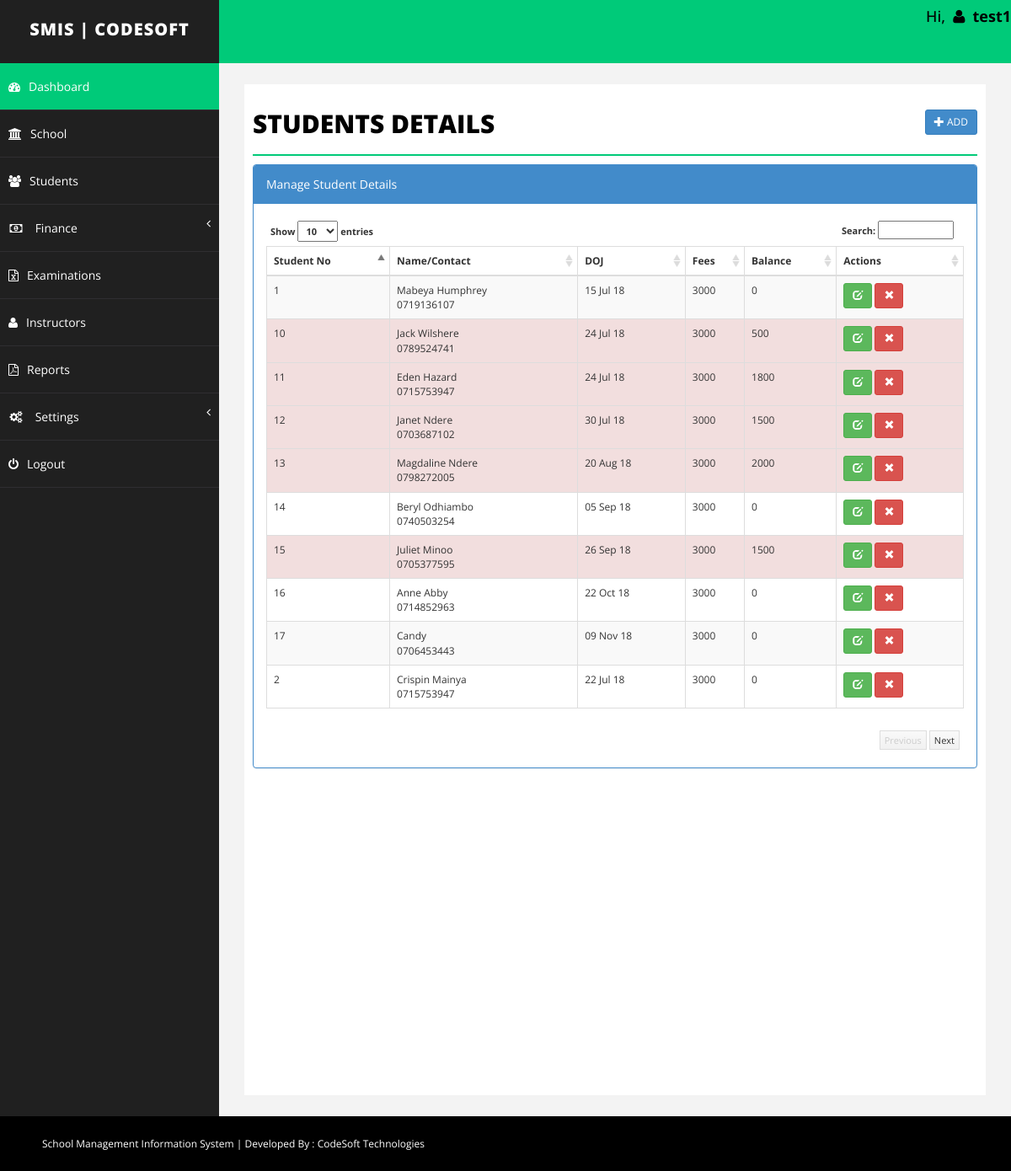
The page /Students/student.php (signed in) on the database its author committed.
### tables this page shows
CREATE TABLE `student` (
  `id` int(255) NOT NULL,
  `emailid` varchar(255) NOT NULL,
  `sname` varchar(255) NOT NULL,
  `joindate` datetime NOT NULL,
  `about` text NOT NULL,
  `contact` varchar(255) NOT NULL,
  `fees` int(255) NOT NULL,
  `branch` varchar(255) NOT NULL,
  `balance` int(255) NOT NULL,
  `delete_status` enum('0','1') NOT NULL DEFAULT '0'
);

### Students/student.php (the view, shortened to what this page needs)
<?php
	include("../Include/dbconnect.php");
	$id="";
	$emailid='';
	$sname='';
	$joindate = '';
	$remark='';
	$contact='';
	$balance = 0;
	$fees='';
	$about = '';
	$branch='';
	$action = "add";
?>
<!DOCTYPE html>
<html xmlns="http://www.w3.org/1999/xhtml">
<head>
	<?php include("../Include/links.php"); ?>
</head>
<?php
	include("../Include/header.php");
?>
        <div id="page-wrapper">
            <div id="page-inner">
                <div class="row">
                    <div class="col-md-12">
                        <h1 class="page-head-line">Students Details
							<?php
								echo (isset($_GET['action']) && @$_GET['action']=="add" || @$_GET['action']=="edit")?
								' <a href="student.php" class="btn btn-primary btn-sm pull-right">Back <i class="glyphicon glyphicon-arrow-right"></i></a>':'<a href="student.php?action=add" class="btn btn-primary btn-sm pull-right"><i class="glyphicon glyphicon-plus"></i> Add </a>';
							?>
						</h1>
                    </div>
                </div>
				<?php
				if(isset($_GET['action']) && @$_GET['action']=="add" || @$_GET['action']=="edit")
				{
				?>
				<script type="text/javascript" src="../../js/validation/jquery.validate.min.js"></script>
                	<div class="row">
						<div class="col-sm-10 col-sm-offset-1">
               				<div class="panel panel-primary">
								<div class="panel-heading">
									<?php echo ($action=="add")? "Add Student": "Edit Student"; ?>
								</div>
								<form action="student.php" method="post" id="signupForm1" class="form-horizontal">
                        		<div class="panel-body">
									<fieldset class="scheduler-border" >
						 				<legend  class="scheduler-border">Personal Information:</legend>
											<div class="form-group">
												<label class="col-sm-2 control-label" for="Old">Name* </label>
												<div class="col-sm-10">
													<input type="text" class="form-control" id="sname" name="sname" value="<?php echo $sname;?>"  />
												</div>
											</div>
											<div class="form-group">
													<label class="col-sm-2 control-label" for="Old">Contact* </label>
													<div class="col-sm-10">
														<input type="text" class="form-control" id="contact" name="contact" value="<?php echo $contact;?>" maxlength="10" />
													</div>
											</div>
											<div class="form-group">
												<label class="col-sm-2 control-label" for="Old">Branch* </label>
												<div class="col-sm-10">
													<select  class="form-control" id="branch" name="branch" >
														<option value="" >Select Branch</option>
														<?php
															$sql = "select * from branch where delete_status='0' order by branch.branch asc";
															$q = $conn->query($sql);
															while($r = $q->fetch_assoc())
															{
															echo '<option value="'.$r['id'].'"  '.(($branch==$r['id'])?'selected="selected"':'').'>'.$r['branch'].'</option>';
															}
														?>
													</select>
												</div>
											</div>
											<div class="form-group">
												<label class="col-sm-2 control-label" for="Old">DOJ* </label>
													<div class="col-sm-10">
														<input type="text" class="form-control" id="joindate" name="joindate" value="<?php echo  ($joindate!='')?date("Y-m-d", strtotime($joindate)):'';?>" style="background-color: #fff;" readonly />
													</div>
											</div>
						 			</fieldset>
									<fieldset class="scheduler-border" >
						 				<legend  class="scheduler-border">Fee Information:</legend>
										<div class="form-group">
												<label class="col-sm-2 control-label" for="Old">Total Fees* </label>
												<div class="col-sm-10">
													<input type="text" class="form-control" id="fees" name="fees" value="<?php echo $fees;?>" <?php echo ($action=="update")?"disabled":""; ?>  />
												</div>
										</div>
										<?php
										if($action=="add")
										{
										?>
										<div class="form-group">
												<label class="col-sm-2 control-label" for="Old">Advance Fee* </label>
												<div class="col-sm-10">
													<input type="text" class="form-control" id="advancefees" name="advancefees" readonly   />
												</div>
										</div>
										<?php
										}
										?>
										<div class="form-group">
												<label class="col-sm-2 control-label" for="Old">Balance </label>
												<div class="col-sm-10">
													<input type="text" class="form-control"  id="balance" name="balance" value="<?php echo $balance;?>" disabled />
												</div>
										</div>
										<?php
										if($action=="add")
										{
										?>
										<div class="form-group">
											<label class="col-sm-2 control-label" for="Password">Fee Remark </label>
											<div class="col-sm-10">
												<textarea class="form-control" id="remark" name="remark"><?php echo $remark;?></textarea >
											</div>
										</div>
										<?php
										}
										?>
									</fieldset>
							 		<fieldset class="scheduler-border" >
						 				<legend  class="scheduler-border">Optional Information:</legend>
										<div class="form-group">
											<label class="col-sm-2 control-label" for="Password">About Student </label>
											<div class="col-sm-10">
												<textarea class="form-control" id="about" name="about"><?php echo $about;?></textarea >
											</div>
										</div>
										<div class="form-group">
											<label class="col-sm-2 control-label" for="Old">Email Id </label>
											<div class="col-sm-10">
												<input type="text" class="form-control" id="emailid" name="emailid" value="<?php echo $emailid;?>"  />
											</div>
										</div>
									</fieldset>
									<div class="form-group">
										<div class="col-sm-8 col-sm-offset-2">
											<input type="hidden" name="id" value="<?php echo $id;?>">
											<input type="hidden" name="action" value="<?php echo $action;?>">
											<button type="submit" name="save" class="btn btn-primary">Save </button>
										</div>
									</div>
                         		</div>
							</form>
                        </div>
                    </div>
                </div>
			<script type="text/javascript">
				$( document ).ready( function () {
				$( "#joindate" ).datepicker({
					dateFormat:"yy-mm-dd",
					changeMonth: true,
					changeYear: true,
					yearRange: "1970:<?php echo date('Y');?>"
					});
				if($("#signupForm1").length > 0)
				{
				<?php if($action=='add')
				{
				?>
				$( "#signupForm1" ).validate( {
					rules: {
						sname: "required",
						joindate: "required",
						emailid: "email",
						branch: "required",
					contact: {
						required: true,
						digits: true
					},
					fees: {
						required: true,
						digits: true
					},
					advancefees: {
						required: true,
						digits: true
					},
				},
				<?php
				}else
				{
				?>
				$( "#signupForm1" ).validate( {
					rules: {
						sname: "required",
						joindate: "required",
						emailid: "email",
						branch: "required",
						contact: {
							required: true,
							digits: true
						}
					},
					<?php
					}
					?>
					errorElement: "em",
					errorPlacement: function ( error, element ) {
						// Add the `help-block` class to the error element
						error.addClass( "help-block" );
						// Add `has-feedback` class to the parent div.form-group
						// in order to add icons to inputs
						element.parents( ".col-sm-10" ).addClass( "has-feedback" );
						if ( element.prop( "type" ) === "checkbox" ) {
							error.insertAfter( element.parent( "label" ) );
						} else {
							error.insertAfter( element );
						}
						// Add the span element, if doesn't exists, and apply the icon classes to it.
						if ( !element.next( "span" )[ 0 ] ) {
							$( "<span class='glyphicon glyphicon-remove form-control-feedback'></span>" ).insertAfter( element );
						}
					},
					success: function ( label, element ) {
						// Add the span element, if doesn't exists, and apply the icon classes to it.
						if ( !$( element ).next( "span" )[ 0 ] ) {
							$( "<span class='glyphicon glyphicon-ok form-control-feedback'></span>" ).insertAfter( $( element ) );
						}
					},
					highlight: function ( element, errorClass, validClass ) {
						$( element ).parents( ".col-sm-10" ).addClass( "has-error" ).removeClass( "has-success" );
						$( element ).next( "span" ).addClass( "glyphicon-remove" ).removeClass( "glyphicon-ok" );
					},
					unhighlight: function ( element, errorClass, validClass ) {
						$( element ).parents( ".col-sm-10" ).addClass( "has-success" ).removeClass( "has-error" );
						$( element ).next( "span" ).addClass( "glyphicon-ok" ).removeClass( "glyphicon-remove" );
					}
				} );
				}
				} );
				$("#fees").keyup( function(){
					$("#advancefees").val("");
					$("#balance").val(0);
					var fee = $.trim($(this).val());
					if( fee!='' && !isNaN(fee))
					{
						$("#advancefees").removeAttr("readonly");
						$("#balance").val(fee);
						$('#advancefees').rules("add", {
							max: parseInt(fee)
						});
					}
					else{
						$("#advancefees").attr("readonly","readonly");
					}
				});
				$("#advancefees").keyup( function(){
					var advancefees = parseInt($.trim($(this).val()));
					var totalfee = parseInt($("#fees").val());
					if( advancefees!='' && !isNaN(advancefees) && advancefees<=totalfee)
					{
						var balance = totalfee-advancefees;
						$("#balance").val(balance);
					}
					else{
						$("#balance").val(totalfee);
					}
				});
			</script>
			<?php
				}else{
			?>
			<link href="../../css/datatable/datatable.css" rel="stylesheet" />
			<div class="panel panel-primary">
                <div class="panel-heading">
                    Manage Student Details
                </div>
                <div class="panel-body">
                    <div class="table-sorting table-responsive">
                        <table class="table table-striped table-bordered table-hover" id="tSortable22">
                            <thead>
                                <tr>
                                    <th>Student No</th>
                                    <th>Name/Contact</th>
                                    <th>DOJ</th>
                                    <th>Fees</th>
									<th>Balance</th>
									<th>Actions</th>
                                </tr>
                            </thead>
                            <tbody>
								<?php
									$sql = "select * from student where delete_status='0'";
									$q = $conn->query($sql);
									$i=1;
									while($r = $q->fetch_assoc())
									{
									echo '<tr '.(($r['balance']>0)?'class="danger"':'').'>
                                            <td>'.$i.'</td>
                                            <td>'.$r['sname'].'<br/>'.$r['contact'].'</td>
                                            <td>'.date("d M y", strtotime($r['joindate'])).'</td>
                                            <td>'.$r['fees'].'</td>
											<td>'.$r['balance'].'</td>
											<td>
												<a href="student.php?action=edit&id='.$r['id'].'" class="btn btn-success btn-sm"><span class="glyphicon glyphicon-edit"></span></a>
												<a onclick="return confirm(\'Are you sure you want to delete this record\');" href="student.php?action=delete&id='.$r['id'].'" class="btn btn-danger btn-sm"><span class="glyphicon glyphicon-remove"></span></a>
											</td>
                                        </tr>';
										$i++;
									}
								?>
                            </tbody>
                        </table>
                    </div>
                </div>
            </div>
			<?php
			}
			?>
        </div>
    </div>
</div>
    <?php
        include("../Include/footer.php");
    ?>
</body>
</html>

### css/basic.css (style rules this page uses)
body { font-family: 'Open Sans', sans-serif; line-height:25px; }
#page-wrapper { padding: 15px 15px; min-height: 600px; background: #F3F3F3; }
#page-inner { width: 100%; margin: 10px 20px 10px 0px; background-color: #fff!important; padding: 10px; min-height: 1200px; }
.page-head-line { font-size: 30px; text-transform: uppercase; color: #000; font-weight: 800; padding-bottom: 20px; border-bottom: 2px solid #00CA79; margin-bottom: 10px; }
@media (min-width:768px) { #page-wrapper { margin: 0 0 0 260px; padding: 15px 30px; min-height: 1200px; } }

### css/datatable/datatable.css (style rules this page uses)
.dataTable { float: left; }
.table-sorting { padding: 0px; position: relative; font-size: 12px; background-color: #FFF; }
.table-sorting .table { border-top: 1px solid #DDD; border-bottom: 1px solid #DDD; }
.table-sorting .sorting_asc { background: url('../../img/datatable/sort_asc.png') no-repeat center right; cursor: pointer; }
.table-sorting .sorting { background: url('../../img/datatable/sort_both.png') no-repeat center right; cursor: pointer; }

### rows shown on the page
student: sname "Mabeya Humphrey", contact "0719136107", joindate "15 Jul 18", fees "3000", balance "0"
student: sname "Crispin Mainya", contact "0715753947", joindate "22 Jul 18", fees "3000", balance "0"
student: sname "Jack Wilshere", contact "0789524741", joindate "24 Jul 18", fees "3000", balance "500"
student: sname "Eden Hazard", contact "0715753947", joindate "24 Jul 18", fees "3000", balance "1800"
student: sname "Janet Ndere", contact "0703687102", joindate "30 Jul 18", fees "3000", balance "1500"
student: sname "Magdaline Ndere", contact "0798272005", joindate "20 Aug 18", fees "3000", balance "2000"
student: sname "Beryl Odhiambo", contact "0740503254", joindate "05 Sep 18", fees "3000", balance "0"
student: sname "Juliet Minoo", contact "0705377595", joindate "26 Sep 18", fees "3000", balance "1500"
student: sname "Anne Abby", contact "0714852963", joindate "22 Oct 18", fees "3000", balance "0"
student: sname "Candy", contact "0706453443", joindate "09 Nov 18", fees "3000", balance "0"

### other values the page prints
$_SESSION['username'] "test1"
